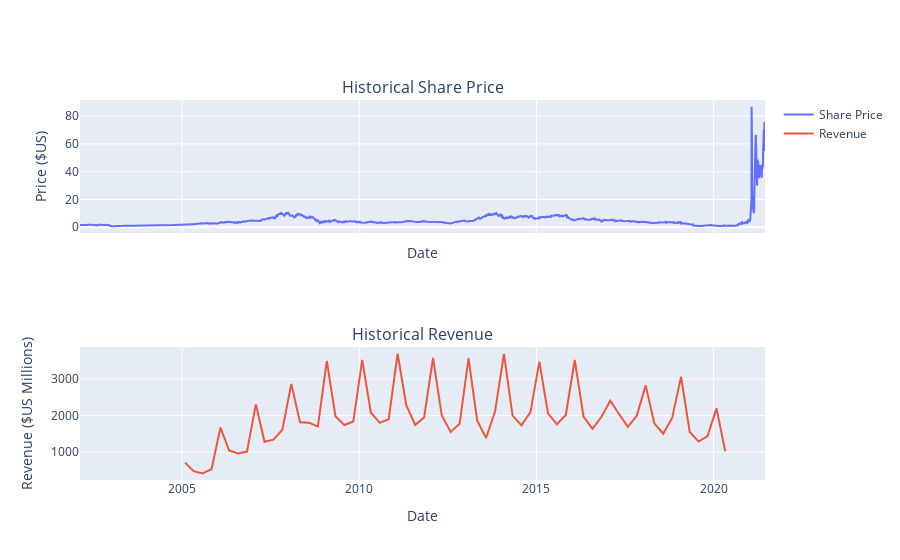

Notebook code cell kept with this figure:
### Code cell
make_graph(gme_data,gme_revenue,'GameStop')

### Figure 1 — Plotly figure (JSON) as saved in the notebook; plotly's stock layout.template omitted (floating-point values rounded to 4 significant figures; data arrays with more than 128 entries replaced by an {"elided": "..."} marker saying what was removed)
{"data": [{"name": "Share Price", "type": "scatter", "x": {"elided": "4867 str values"}, "xaxis": "x", "y": {"elided": "4867 float values"}, "yaxis": "y"}, {"name": "Revenue", "type": "scatter", "x": ["2020-04-30T00:00:00", "2020-01-31T00:00:00", "2019-10-31T00:00:00", "2019-07-31T00:00:00", "2019-04-30T00:00:00", "2019-01-31T00:00:00", "2018-10-31T00:00:00", "2018-07-31T00:00:00", "2018-04-30T00:00:00", "2018-01-31T00:00:00", "2017-10-31T00:00:00", "2017-07-31T00:00:00", "2017-04-30T00:00:00", "2017-01-31T00:00:00", "2016-10-31T00:00:00", "2016-07-31T00:00:00", "2016-04-30T00:00:00", "2016-01-31T00:00:00", "2015-10-31T00:00:00", "2015-07-31T00:00:00", "2015-04-30T00:00:00", "2015-01-31T00:00:00", "2014-10-31T00:00:00", "2014-07-31T00:00:00", "2014-04-30T00:00:00", "2014-01-31T00:00:00", "2013-10-31T00:00:00", "2013-07-31T00:00:00", "2013-04-30T00:00:00", "2013-01-31T00:00:00", "2012-10-31T00:00:00", "2012-07-31T00:00:00", "2012-04-30T00:00:00", "2012-01-31T00:00:00", "2011-10-31T00:00:00", "2011-07-31T00:00:00", "2011-04-30T00:00:00", "2011-01-31T00:00:00", "2010-10-31T00:00:00", "2010-07-31T00:00:00", "2010-04-30T00:00:00", "2010-01-31T00:00:00", "2009-10-31T00:00:00", "2009-07-31T00:00:00", "2009-04-30T00:00:00", "2009-01-31T00:00:00", "2008-10-31T00:00:00", "2008-07-31T00:00:00", "2008-04-30T00:00:00", "2008-01-31T00:00:00", "2007-10-31T00:00:00", "2007-07-31T00:00:00", "2007-04-30T00:00:00", "2007-01-31T00:00:00", "2006-10-31T00:00:00", "2006-07-31T00:00:00", "2006-04-30T00:00:00", "2006-01-31T00:00:00", "2005-10-31T00:00:00", "2005-07-31T00:00:00", "2005-04-30T00:00:00", "2005-01-31T00:00:00"], "xaxis": "x2", "y": [1021, 2194, 1439, 1286, 1548, 3063, 1935, 1501, 1786, 2825, 1989, 1688, 2046, 2403, 1959, 1632, 1972, 3525, 2016, 1762, 2061, 3476, 2092, 1731, 1996, 3684, 2107, 1384, 1865, 3562, 1773, 1550, 2002, 3579, 1947, 1744, 2281, 3693, 1899, 1799, 2083, 3524, 1835, 1739, 1981, 3492, 1696, 1804, 1814, 2866, 1611, 1338, 1279, 2304, 1012, 963, 1040, 1667, 534, 416, 475, 709], "yaxis": "y2"}], "layout": {"annotations": [{"font": {"size": 16}, "showarrow": false, "text": "Historical Share Price", "x": 0.5, "xanchor": "center", "xref": "paper", "y": 1.0, "yanchor": "bottom", "yref": "paper"}, {"font": {"size": 16}, "showarrow": false, "text": "Historical Revenue", "x": 0.5, "xanchor": "center", "xref": "paper", "y": 0.35, "yanchor": "bottom", "yref": "paper"}], "xaxis": {"anchor": "y", "domain": [0, 1], "matches": "x2", "showticklabels": false, "title": {"text": "Date"}}, "xaxis2": {"anchor": "y2", "domain": [0, 1], "title": {"text": "Date"}}, "yaxis": {"anchor": "x", "domain": [0.65, 1.0], "title": {"text": "Price ($US)"}}, "yaxis2": {"anchor": "x2", "domain": [0, 0.35], "title": {"text": "Revenue ($US Millions)"}}}}
